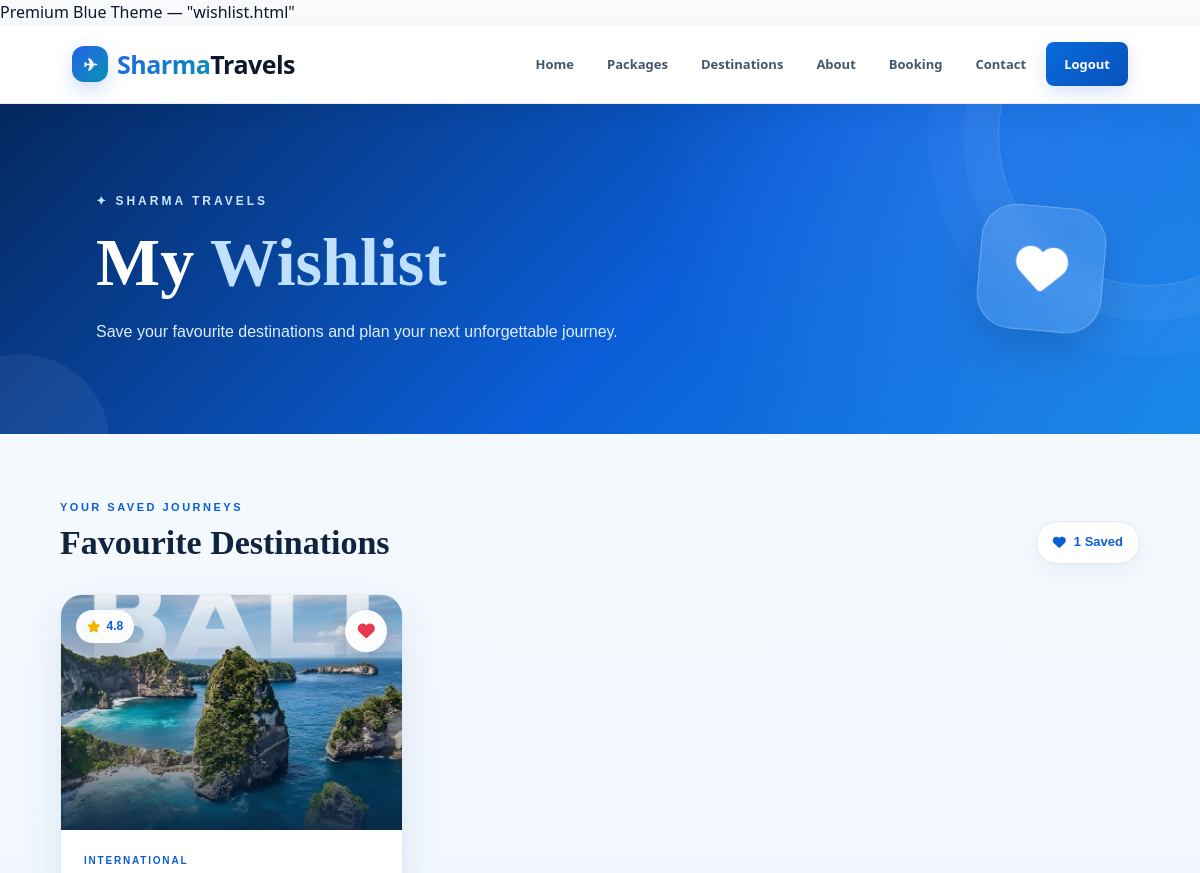
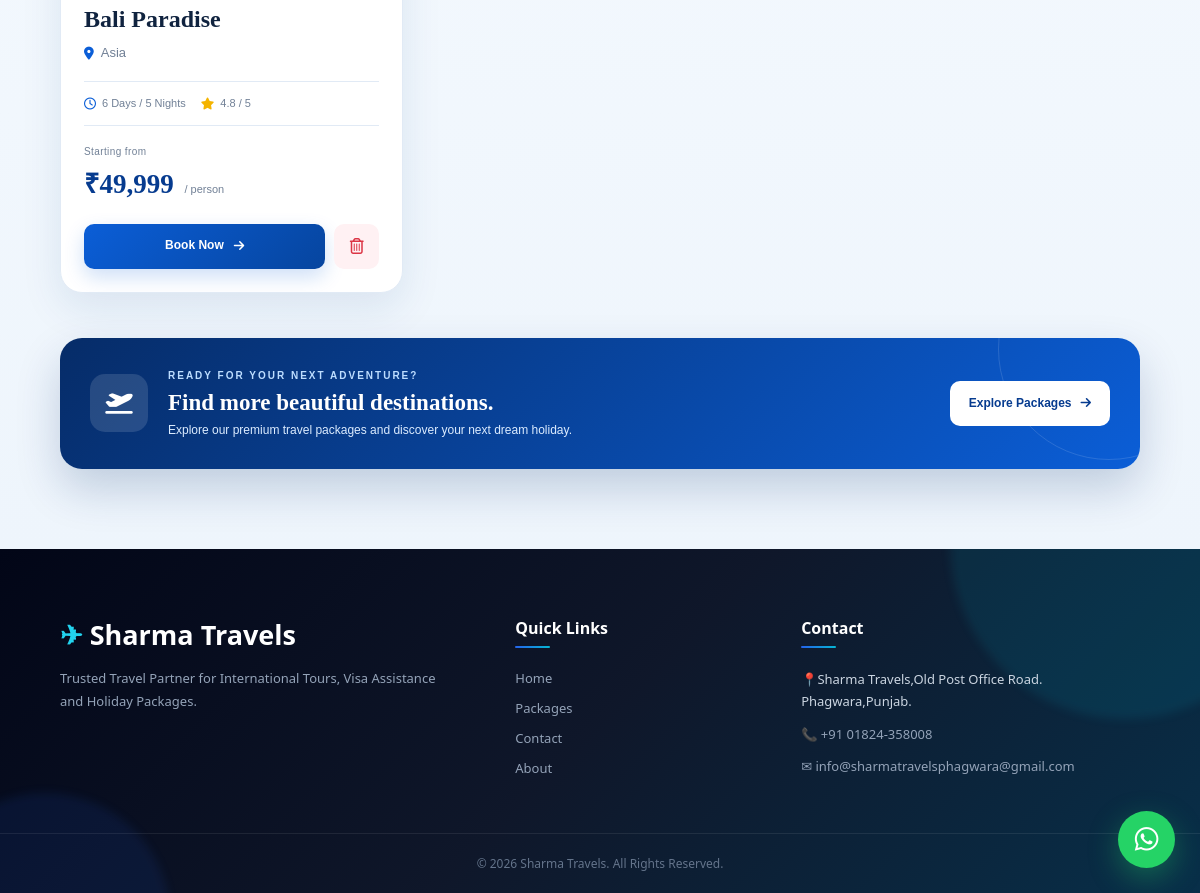
Page /wishlist (signed in) on the earlier database version (2 pictures, top to bottom).
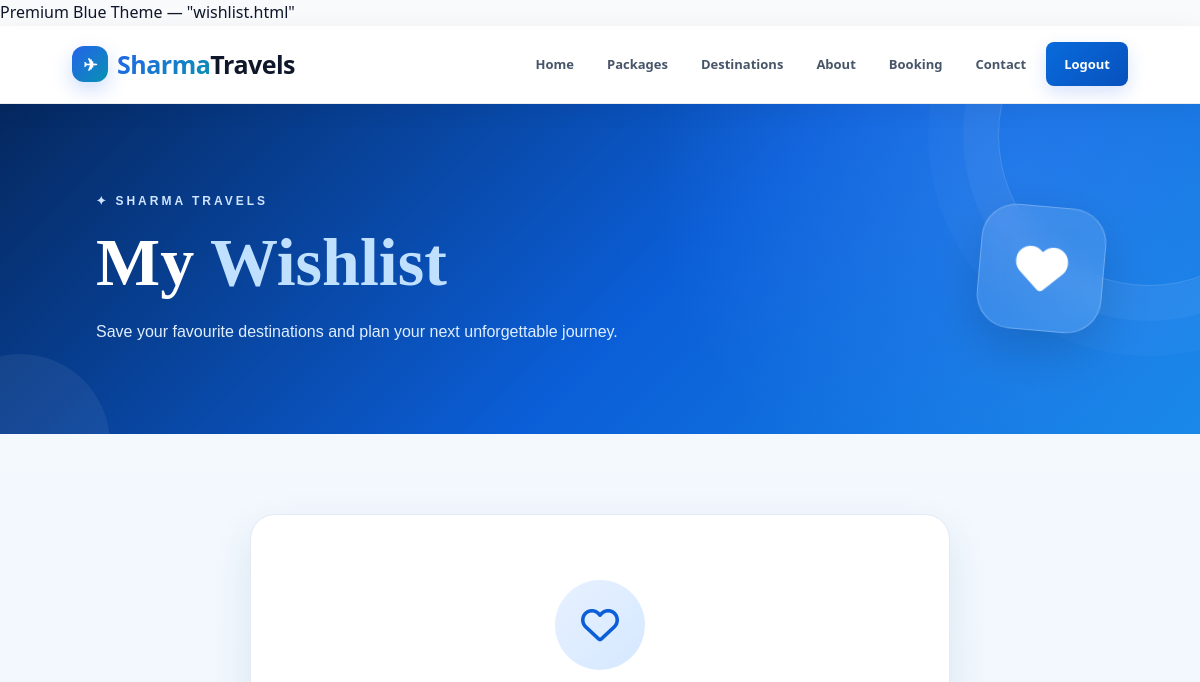
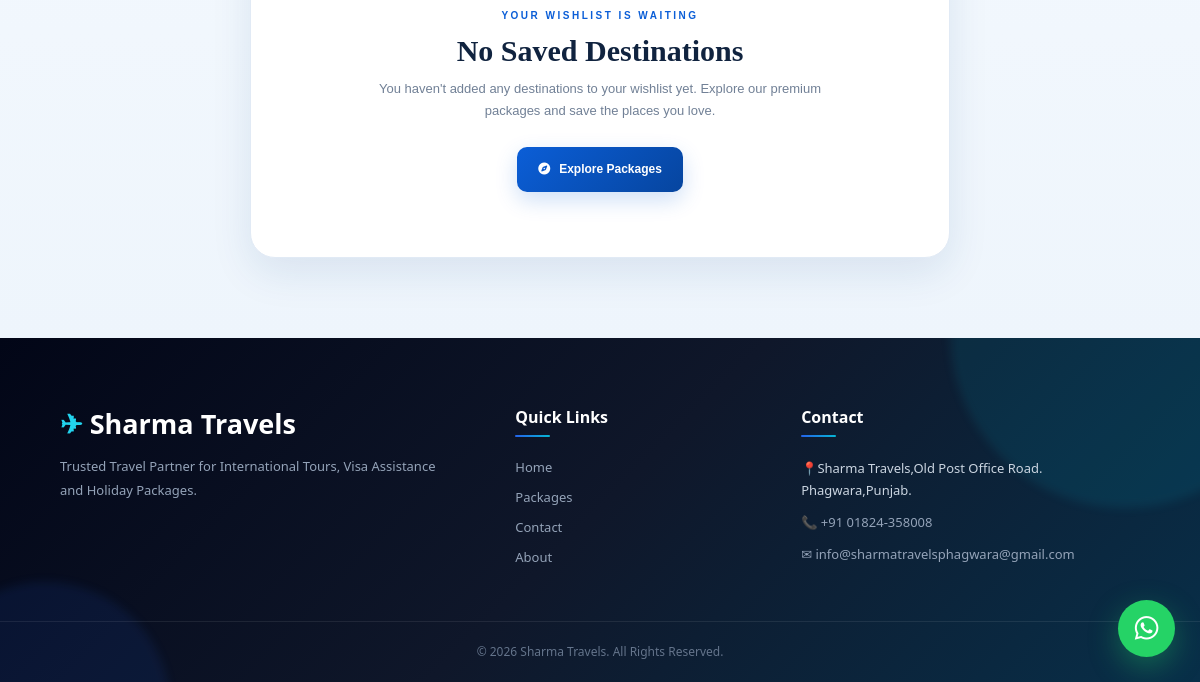
Same page on the later database version (2 pictures, top to bottom).
### app.py (models this page shows)
class Package(db.Model):
    id = db.Column(
        db.Integer,
        primary_key=True
    )
    title = db.Column(
        db.String(200),
        nullable=False
    )
    category = db.Column(
        db.String(100)
    )
    continent = db.Column(
        db.String(100)
    )
    duration = db.Column(
        db.String(100)
    )
    price = db.Column(
        db.String(50)
    )
    featured = db.Column(
        db.Boolean,
        default=False
    )
    active = db.Column(
        db.Boolean,
        default=True
    )
    image = db.Column(
        db.String(500)
    )
    rating = db.Column(
        db.Float,
        default=0
    )

### app.py (the view)
@app.route("/wishlist")
def wishlist():
    if not session.get("user_id"):
        return redirect(url_for("login"))
    info = BusinessInfo.query.first()
    wishlist_items = Wishlist.query.filter_by(
        user_id=session.get("user_id")
    ).all()
    wishlist_packages = []
    for item in wishlist_items:
        package_item = db.session.get(
            Package,
            item.package_id
        )
        if package_item:
            wishlist_packages.append(package_item)
    return render_template(
        "wishlist.html",
        info=info,
        wishlist=wishlist_packages
    )

### templates/wishlist.html (shortened to what the changed rows need)
{% extends "base.html" %}
{% block content %}
<section class="wishlist-page">
    <div class="wishlist-hero">
        <div class="wishlist-hero-content">
            <h1>
                My <span>Wishlist</span>
            </h1>
        </div>
    </div>
    <section class="wishlist-container">
        {% if wishlist %}
        <div class="wishlist-topbar">
            <div>
                <span class="wishlist-small-title">
                    YOUR SAVED JOURNEYS
                </span>
                <h2>
                    Favourite Destinations
                </h2>
            </div>
            <div class="wishlist-count">
                <i class="fa-solid fa-heart"></i>
                {{ wishlist|length }} Saved
            </div>
        </div>
        <div class="wishlist-grid">
            {% for item in wishlist %}
            <article class="wishlist-card">
                <div class="wishlist-image">
                    <img
                        src="{{ url_for('static', filename='images/' + item.image) }}"
                        alt="{{ item.title }}"
                    >
                    <div class="wishlist-image-overlay"></div>
                    <span class="wishlist-badge">
                        <i class="fa-solid fa-star"></i>
                        {{ item.rating }}
                    </span>
                    <a
                        href="{{ url_for('remove_from_wishlist', package_id=item.id) }}"
                        class="remove-wishlist"
                        title="Remove from Wishlist"
                        onclick="return confirm('Remove this destination from your wishlist?');"
                    >
                        <i class="fa-solid fa-heart"></i>
                    </a>
                </div>
                <div class="wishlist-content">
                    <span class="wishlist-category">
                        {{ item.category }}
                    </span>
                    <h3>
                        {{ item.title }}
                    </h3>
                    <div class="wishlist-location">
                        <i class="fa-solid fa-location-dot"></i>
                        <span>
                            {{ item.continent }}
                        </span>
                    </div>
                    <div class="wishlist-info">
                        <div>
                            <i class="fa-regular fa-clock"></i>
                            <span>
                                {{ item.duration }}
                            </span>
                        </div>
                        <div>
                            <i class="fa-solid fa-star"></i>
                            <span>
                                {{ item.rating }} / 5
                            </span>
                        </div>
                    </div>
                    <div class="wishlist-price">
                        <div>
                            <span>
                                Starting from
                            </span>
                            <strong>
                                {{ item.price }}
                            </strong>
                            <small>
                                / person
                            </small>
                        </div>
                    </div>
                    <div class="wishlist-actions">
                        <a
                            href="{{ url_for('booking', package_id=item.id) }}"
                            class="wishlist-book-btn"
                        >
                            <span>
                                Book Now
                            </span>
                            <i class="fa-solid fa-arrow-right"></i>
                        </a>
                        <a
                            href="{{ url_for('remove_from_wishlist', package_id=item.id) }}"
                            class="wishlist-remove-btn"
                            title="Remove"
                        >
                            <i class="fa-regular fa-trash-can"></i>
                        </a>
                    </div>
                </div>
            </article>
            {% endfor %}
        </div>
        <div class="wishlist-cta">
            <div class="wishlist-cta-icon">
                <i class="fa-solid fa-plane-departure"></i>
            </div>
            <div class="wishlist-cta-content">
                <span>
                    READY FOR YOUR NEXT ADVENTURE?
                </span>
                <h2>
                    Find more beautiful destinations.
                </h2>
                <p>
                    Explore our premium travel packages
                    and discover your next dream holiday.
                </p>
            </div>
            <a
                href="{{ url_for('package') }}"
                class="wishlist-explore-btn"
            >
                Explore Packages
                <i class="fa-solid fa-arrow-right"></i>
            </a>
        </div>
        {% else %}
        <div class="wishlist-empty">
            <div class="empty-heart">
                <i class="fa-regular fa-heart"></i>
            </div>
            <span>
                YOUR WISHLIST IS WAITING
            </span>
            <h2>
                No Saved Destinations
            </h2>
            <p>
                You haven't added any destinations to your wishlist yet.
                Explore our premium packages and save the places you love.
            </p>
            <a
                href="{{ url_for('package') }}"
                class="empty-explore-btn"
            >
                <i class="fa-solid fa-compass"></i>
                Explore Packages
            </a>
        </div>
        {% endif %}
    </section>
</section>
{% endblock %}

Differences in the rows shown:
removed Package: image (picture), rating "4.8", category "INTERNATIONAL", title "Bali Paradise", continent "Asia", duration "6 Days / 5 Nights", price "₹49,999"
Other differences:
{{ wishlist|length }}: "1" → (not shown)
text no longer shown: "YOUR SAVED JOURNEYS Favourite Destinations Saved READY FOR YOUR NEXT ADVENTURE? Find more beautiful destinations. Explore our premium travel packages and discover your next dream holiday."
text now shown: "YOUR WISHLIST IS WAITING No Saved Destinations You haven't added any destinations to your wishlist yet. Explore our premium packages and save the places you love."
